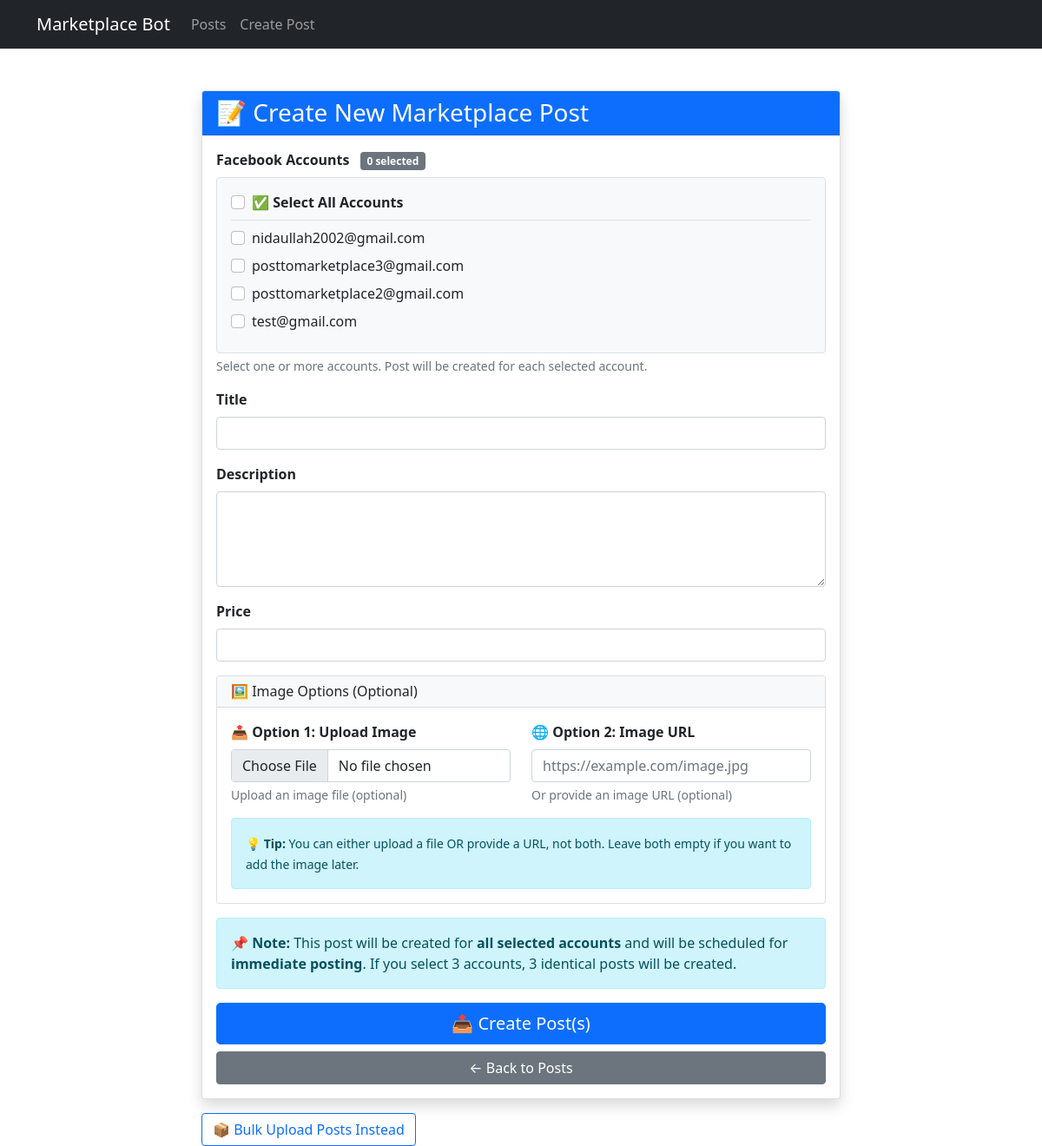
The app's page /create/, older data.
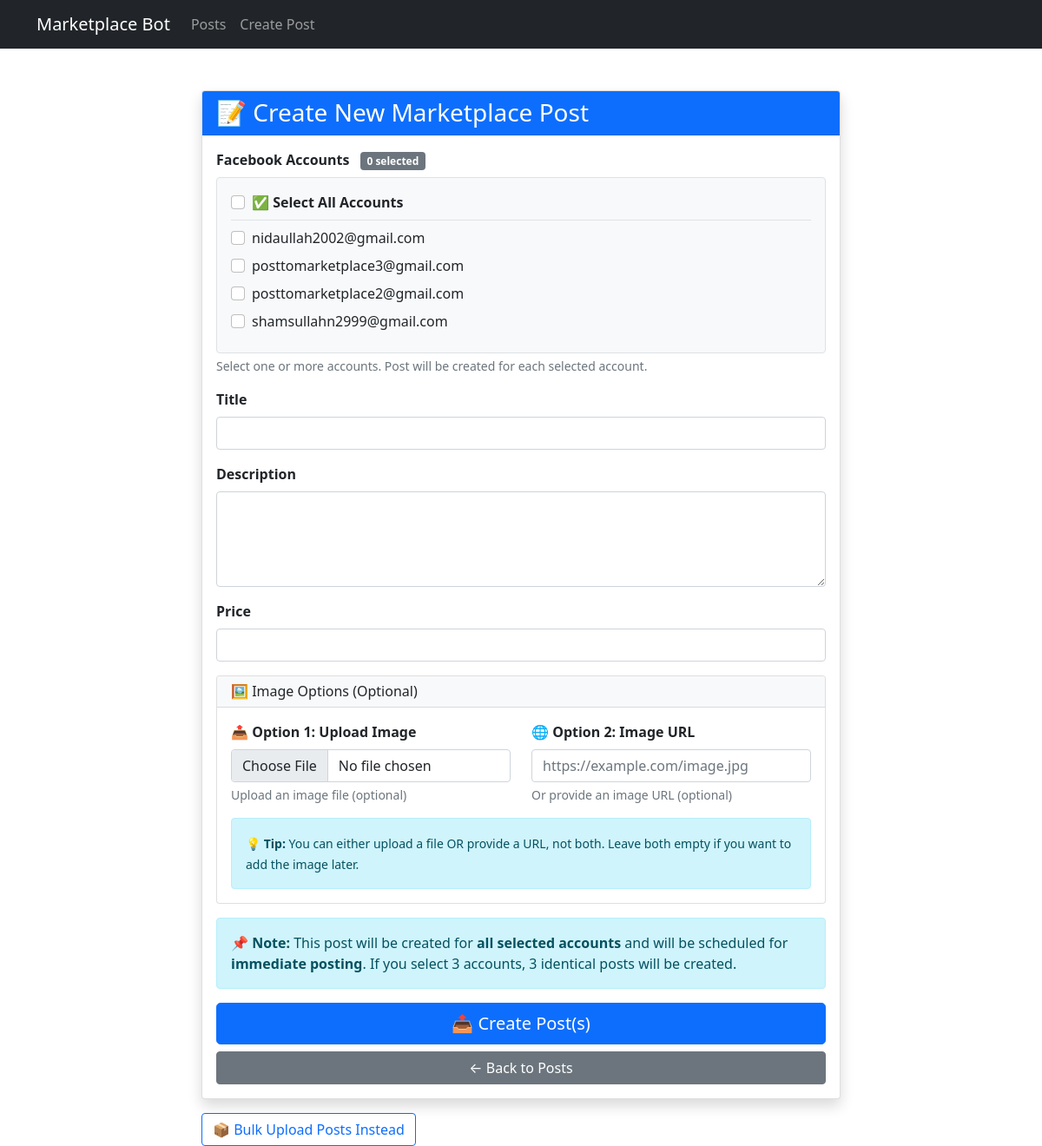
The same page, newer data.
### accounts/models.py (models this page shows, shortened)
class FacebookAccount(models.Model):
    email = models.EmailField()
    password = models.CharField(max_length=255)  # Store securely in production
    session_cookie = models.TextField(blank=True, null=True)
    created_at = models.DateTimeField(auto_now_add=True)

### postings/views.py (the view)
# urls.py: path('create/', views.create_post, name='create_post'),
def create_post(request):
    if request.method == 'POST':
        form = MarketplacePostForm(request.POST, request.FILES)
        if form.is_valid():
            selected_accounts = form.cleaned_data['accounts']
            title = form.cleaned_data['title']
            description = form.cleaned_data['description']
            price = form.cleaned_data['price']
            image = form.cleaned_data.get('image')
            image_url = form.cleaned_data.get('image_url')
            image_content = None
            image_name = None
            if image:
                image.seek(0)  # Reset file pointer
                image_content = ContentFile(image.read())
                image_name = image.name
            elif image_url:
                try:
                    response = requests.get(image_url, timeout=10, stream=True)
                    if response.status_code == 200:
                        parsed_url = urlparse(image_url)
                        filename = os.path.basename(parsed_url.path)
                        if not filename or '.' not in filename:
                            filename = f"{title[:30].replace(' ', '_')}.jpg"
                        image_content = ContentFile(response.content)
                        image_name = filename
                    else:
                        messages.warning(
                            request,
                            f'⚠️ Failed to download image from URL (HTTP {response.status_code}). Posts created without images.'
                        )
                except requests.exceptions.RequestException as e:
                    messages.warning(
                        request,
                        f'⚠️ Error downloading image: {str(e)}. Posts created without images.'
                    )
            posts_created = 0
            for account in selected_accounts:
                post = MarketplacePost.objects.create(
                    account=account,
                    title=title,
                    description=description,
                    price=price,
                    scheduled_time=timezone.now(),  # Auto-set to now
                    posted=False
                )
                if image_content and image_name:
                    image_content.seek(0)
                    post.image.save(image_name, image_content, save=True)
                posts_created += 1
            messages.success(
                request,
                f'✅ Successfully created {posts_created} post(s) for {len(selected_accounts)} account(s)!'
            )
            return redirect('post_list')
    else:
        form = MarketplacePostForm()
    return render(request, 'postings/create_post.html', {'form': form})

### postings/templates/postings/create_post.html (shortened to what the changed rows need)
{% extends "base.html" %} {% block content %}
<div class="container mt-5">
  <div class="row">
    <div class="col-md-8 offset-md-2">
      <div class="card shadow">
        <div class="card-body">
          <form method="post" enctype="multipart/form-data" id="createPostForm">
            <div class="mb-3">
              <div class="border rounded p-3 bg-light">
                {% for account in form.accounts.field.queryset %}
                <div class="form-check mb-2">
                  <input
                    class="form-check-input account-checkbox"
                    type="checkbox"
                    name="accounts"
                    value="{{ account.pk }}"
                    id="account_{{ account.pk }}"
                  />
                  <label
                    class="form-check-label"
                    for="account_{{ account.pk }}"
                  >
                    {{ account.email }}
                  </label>
                </div>
                {% endfor %}
              </div>
            </div>
          </form>
        </div>
      </div>
    </div>
  </div>
</div>
{% endblock %}

Row changes from the older to the newer data that the page shows:
removed FacebookAccount: email "test@gmail.com"
added FacebookAccount: email "shamsullahn2999@gmail.com"
